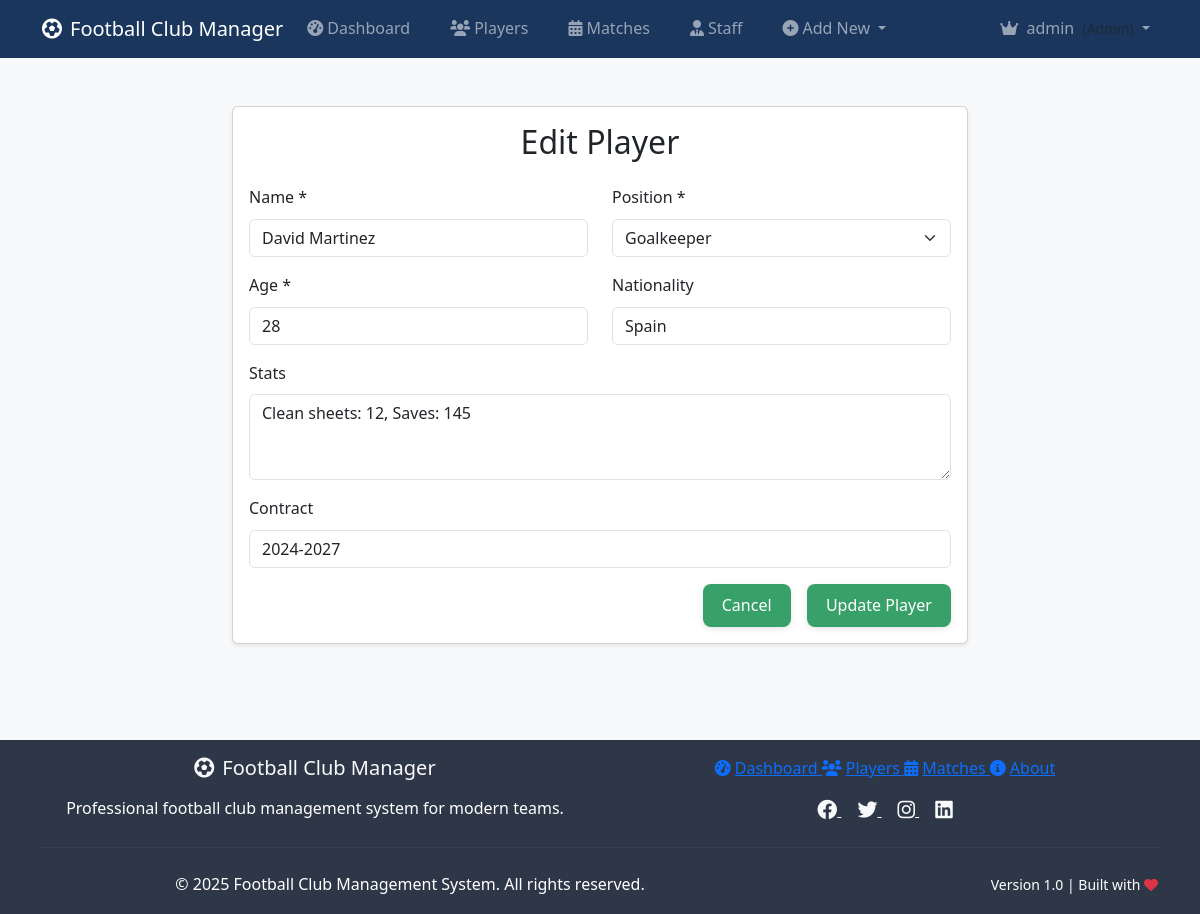
Screenshot of /player_edit.php?id=1 (signed in) with the database file from the repository.
### tables this page shows
CREATE TABLE players (
    id INT AUTO_INCREMENT PRIMARY KEY,
    name VARCHAR(100) NOT NULL,
    position VARCHAR(50) NOT NULL,  
    age INT NOT NULL CHECK (age >= 16 AND age <= 50),
    team_id INT,
    jersey_number INT,
    height DECIMAL(5,2),  
    weight DECIMAL(5,2),  
    nationality VARCHAR(50),
    date_of_birth DATE,
    contract_start DATE,
    contract_end DATE,
    salary DECIMAL(10,2),
    stats TEXT,  
    contract VARCHAR(255),  
    status ENUM('active', 'injured', 'suspended', 'inactive') DEFAULT 'active',
    created_at TIMESTAMP DEFAULT CURRENT_TIMESTAMP,
    updated_at TIMESTAMP DEFAULT CURRENT_TIMESTAMP ON UPDATE CURRENT_TIMESTAMP,
    FOREIGN KEY (team_id) REFERENCES teams(id) ON DELETE SET NULL,
    UNIQUE KEY unique_jersey_team (team_id, jersey_number),
    INDEX idx_team_id (team_id),
    INDEX idx_position (position),
    INDEX idx_status (status)
);

### public/player_edit.php (the view, shortened to what this page needs)
<?php
require_once '../src/controllers/PlayerController.php';
$player = null;
if (isset($_GET['id'])) {
    $stmt = $conn->prepare("SELECT * FROM players WHERE id = ?");
    $stmt->execute([$_GET['id']]);
    $player = $stmt->fetch(PDO::FETCH_ASSOC);
}
?>
<!DOCTYPE html>
<html lang="en">
<head>
    <link href="https://cdn.jsdelivr.net/npm/bootstrap@5.3.0/dist/css/bootstrap.min.css" rel="stylesheet">
    <link rel="stylesheet" href="assets/css/style.css">
</head>
<body class="bg-light">
    <?php include '../src/views/partials/header.php'; ?>
    <div class="container py-5">
        <div class="row justify-content-center">
            <div class="col-md-8">
                <div class="card shadow-sm">
                    <div class="card-body">
                        <h2 class="mb-4 text-center">Edit Player</h2>
                        <form method="POST" action="player_edit.php?id=<?php echo $_GET['id']; ?>">
                            <div class="row">
                                <div class="col-md-6">
                                    <div class="mb-3">
                                        <label for="name" class="form-label">Name *</label>
                                        <input type="text" class="form-control" id="name" name="name"
                                               value="<?php echo htmlspecialchars($player['name'] ?? ''); ?>" required>
                                    </div>
                                </div>
                                <div class="col-md-6">
                                    <div class="mb-3">
                                        <label for="position" class="form-label">Position *</label>
                                        <select class="form-select" id="position" name="position" required>
                                            <option value="Goalkeeper" <?php echo ($player['position'] ?? '') === 'Goalkeeper' ? 'selected' : ''; ?>>Goalkeeper</option>
                                        </select>
                                    </div>
                                </div>
                            </div>
                            <div class="row">
                                <div class="col-md-6">
                                    <div class="mb-3">
                                        <label for="age" class="form-label">Age *</label>
                                        <input type="number" class="form-control" id="age" name="age" min="16" max="50"
                                               value="<?php echo htmlspecialchars($player['age'] ?? ''); ?>" required>
                                    </div>
                                </div>
                                <div class="col-md-6">
                                    <div class="mb-3">
                                        <label for="nationality" class="form-label">Nationality</label>
                                        <input type="text" class="form-control" id="nationality" name="nationality"
                                               value="<?php echo htmlspecialchars($player['nationality'] ?? ''); ?>">
                                    </div>
                                </div>
                            </div>
                            <div class="mb-3">
                                <label for="stats" class="form-label">Stats</label>
                                <textarea class="form-control" id="stats" name="stats" rows="3"><?php echo htmlspecialchars($player['stats'] ?? ''); ?></textarea>
                            </div>
                            <div class="mb-3">
                                <label for="contract" class="form-label">Contract</label>
                                <input type="text" class="form-control" id="contract" name="contract"
                                       value="<?php echo htmlspecialchars($player['contract'] ?? ''); ?>"
                                       placeholder="e.g., 2023-2026">
                            </div>
                            <div class="d-grid gap-2 d-md-flex justify-content-md-end">
                                <a href="players.php" class="btn btn-secondary me-md-2">Cancel</a>
                                <button type="submit" class="btn btn-primary">Update Player</button>
                            </div>
                        </form>
                    </div>
                </div>
            </div>
        </div>
    </div>
    <?php include '../src/views/partials/footer.php'; ?>
</body>
</html>

### public/assets/css/style.css (style rules this page uses)
:root { --primary: #1a365d; --accent: #38a169; --bg: #f7fafc; --text: #2d3748; --radius: 8px; --shadow: 0 2px 6px rgba(0, 0, 0, 0.1); }
* { box-sizing: border-box; margin: 0; padding: 0; font-family: "Segoe UI", sans-serif; }
body { background: var(--bg); color: var(--text); line-height: 1.6; display: flex; flex-direction: column; min-height: 100vh; }
.btn { background: var(--accent); color: white; padding: 0.6rem 1.2rem; border: none; border-radius: var(--radius); cursor: pointer; box-shadow: var(--shadow); transition: 0.3s; }

### rows the page displays
players: name "David Martinez", position "Goalkeeper", age "28", nationality "Spain", stats "Clean sheets: 12, Saves: 145", contract "2024-2027"

### other values shown
$_SESSION['username'] "admin"
